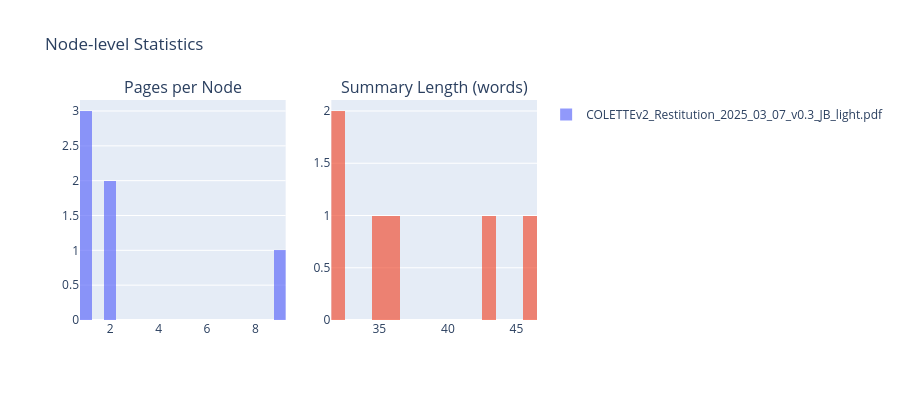

The notebook cell this image was saved under:
### Markdown cell above
## 7. Node Statistics

### Code cell
all_rows = []
for h in hierarchies:
    def _depth(node, d=1):
        return d if not node.children else max(_depth(c, d+1) for c in node.children)

    for n in h.flat_nodes():
        all_rows.append(dict(
            document=Path(h.doc_name).name,
            node_id=n.node_id,
            title=n.title,
            pages=n.end_page - n.start_page + 1,
            depth=_depth(n),
            has_children=bool(n.children),
            summary_words=len(n.summary.split()) if n.summary else 0,
        ))

df_nodes = pd.DataFrame(all_rows)

fig = make_subplots(rows=1, cols=2,
                    subplot_titles=['Pages per Node', 'Summary Length (words)'])

for doc_name, grp in df_nodes.groupby('document'):
    fig.add_trace(go.Histogram(x=grp['pages'], name=doc_name, opacity=0.7,
                               nbinsx=20), row=1, col=1)
    fig.add_trace(go.Histogram(x=grp['summary_words'], name=doc_name, opacity=0.7,
                               nbinsx=20, showlegend=False), row=1, col=2)

fig.update_layout(title='Node-level Statistics', barmode='overlay', height=400)
fig.show()

print(df_nodes[['document', 'pages', 'depth', 'summary_words']].describe().round(2))

### Figure 1 — Plotly figure (JSON) as saved in the notebook; plotly's stock layout.template omitted (floating-point values rounded to 4 significant figures)
{"data": [{"name": "COLETTEv2_Restitution_2025_03_07_v0.3_JB_light.pdf", "nbinsx": 20, "opacity": 0.7, "type": "histogram", "x": [2, 1, 2, 1, 1, 9], "xaxis": "x", "yaxis": "y"}, {"name": "COLETTEv2_Restitution_2025_03_07_v0.3_JB_light.pdf", "nbinsx": 20, "opacity": 0.7, "showlegend": false, "type": "histogram", "x": [35, 46, 43, 36, 32, 32], "xaxis": "x2", "yaxis": "y2"}], "layout": {"annotations": [{"font": {"size": 16}, "showarrow": false, "text": "Pages per Node", "x": 0.225, "xanchor": "center", "xref": "paper", "y": 1, "yanchor": "bottom", "yref": "paper"}, {"font": {"size": 16}, "showarrow": false, "text": "Summary Length (words)", "x": 0.775, "xanchor": "center", "xref": "paper", "y": 1, "yanchor": "bottom", "yref": "paper"}], "barmode": "overlay", "height": 400, "title": {"text": "Node-level Statistics"}, "xaxis": {"anchor": "y", "domain": [0, 0.45]}, "xaxis2": {"anchor": "y2", "domain": [0.55, 1]}, "yaxis": {"anchor": "x", "domain": [0, 1]}, "yaxis2": {"anchor": "x2", "domain": [0, 1]}}}
